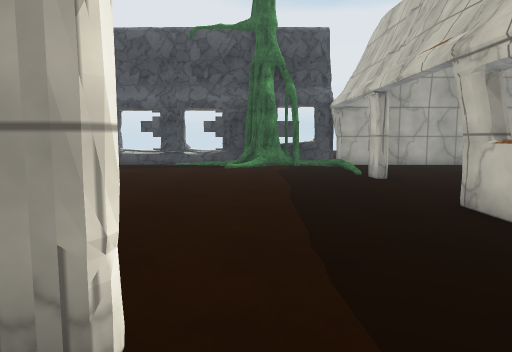
view 1 (above)

18 first-person views from a walk through a 3-D level made in the Unity game engine. The camera is 1.2 m above the floor, tilts 6° down and sees 70° across. The floor is counted in squares, 1 m on a side. Each view is taken from the middle of a square. On the plan, view 1 faces up. The plan holds only what a view shows up to about 15 squares ahead; the rest is blank. The place goes on beyond the plan. Surface patterns are stand-ins for the level's own textures.

view 2
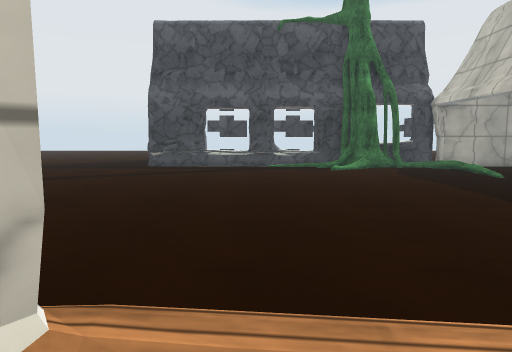

view 3
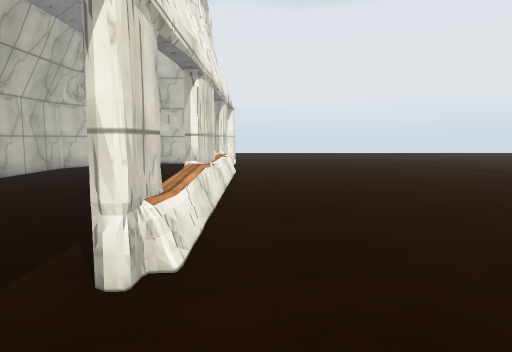

view 4
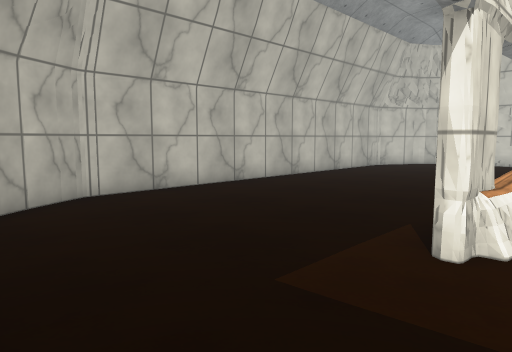

view 5
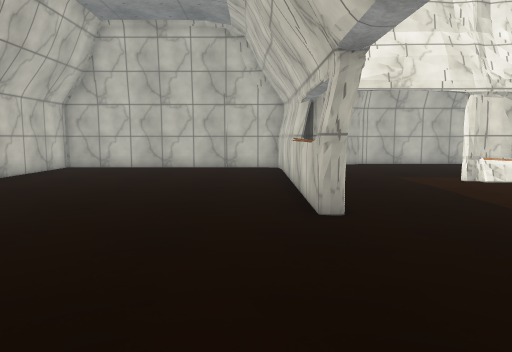

view 6
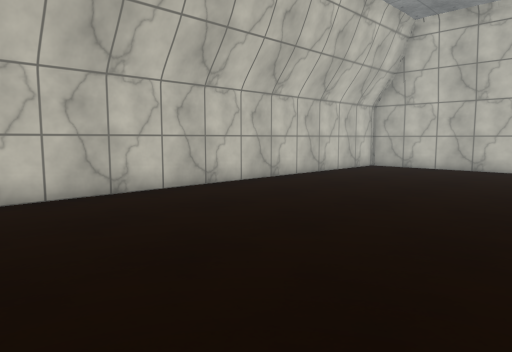

view 7
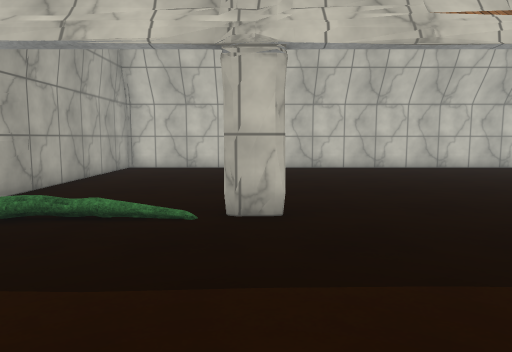

view 8
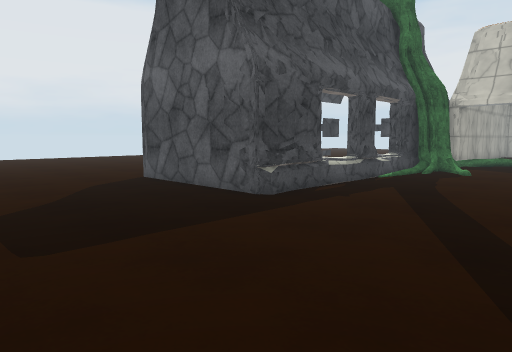

view 9
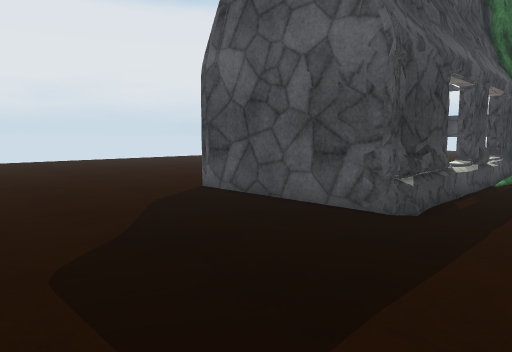

view 10
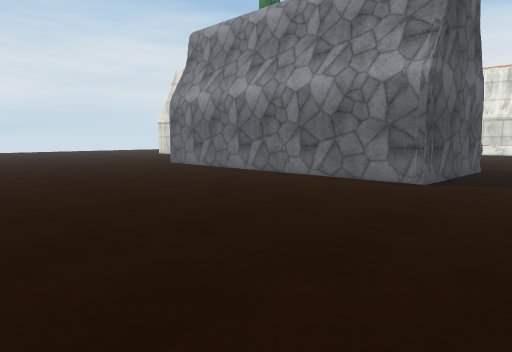

view 11
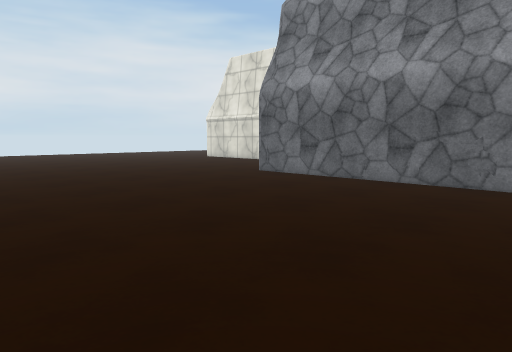

view 12
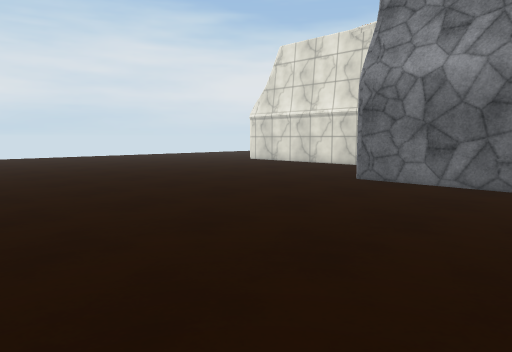

view 13
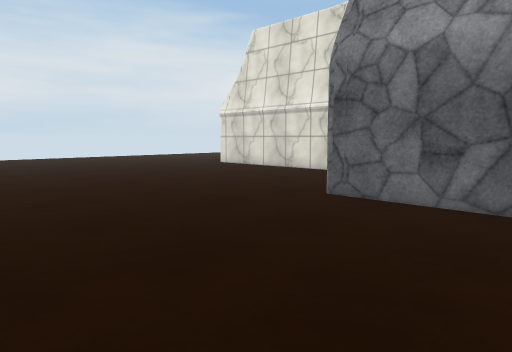

view 14
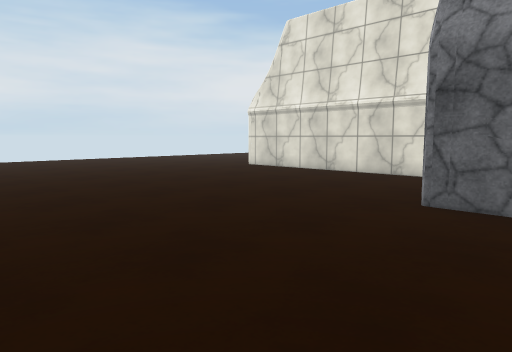

view 15
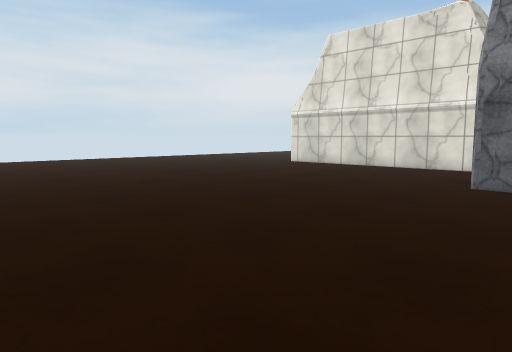

view 16
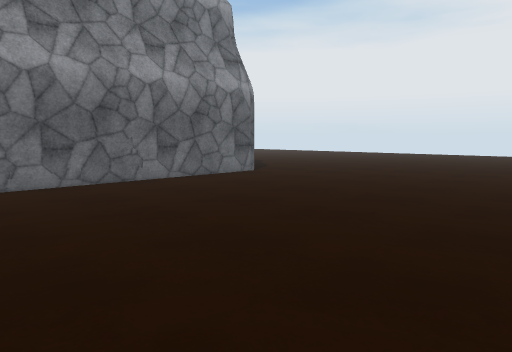

view 17
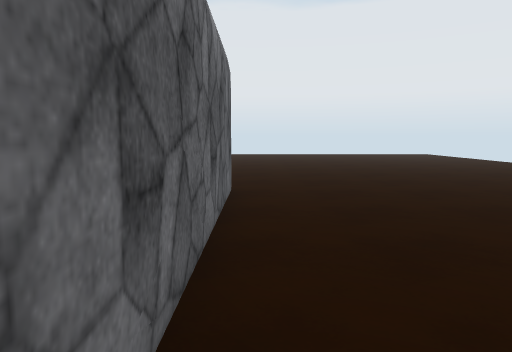

view 18
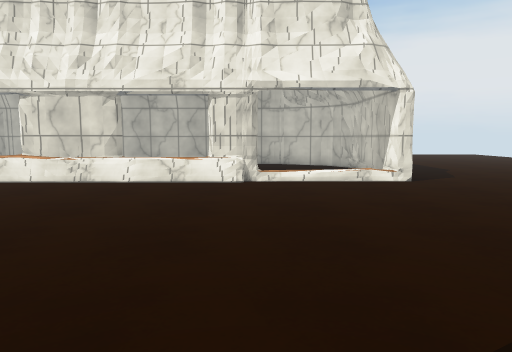

### Floor plan
Points are (right, up) in squares from view 1. A wall is a line through its corners. A room is listed if a view was taken in it or the views show most of it. See-through windows are left out.
Room 1 (views 1, 2, 3, 4, 5, 6, 7, 8, 9, 10, 11, 12, 13, 14, 15, 16, 17, 18)
walls: (-0.7, 16.1) (-1.4, 16.1); (-0.8, 16.5) (-2.5, 16.4); (-2.5, 16.2) (-8.5, 16.5); (-3.4, 16.6) (-8.5, 16.3); (-3.7, 16.4) (-4.3, 16.5); (-3.9, 16.3) (-4.3, 16.4); (-6.1, 16.5) (-6.8, 16.4); (3.6, 10.6) (3.6, 11.4); (4.6, 16.5) (11, 16.5); (-8.5, 16.2) (-8.6, 16.8); (-8.5, 16.2) (-8.5, 21.4) (3.5, 21.4); (4, 6.4) (4, -1.7); (3.7, 5.5) (3.6, 6); (3.6, 5) (3.6, 6.5); (-1.2, 2) (-0.7, 1.9); (-2.1, 1.9) (-1.6, 2); (3.7, 2.4) (3.9, 1.7); (3.4, 2) (3.4, 1.2); (-7.3, 2) (-6.8, 2); (12.6, 12.2) (12.6, 16.1) (3.6, 16.1); (-10.7, 2.1) (-9.8, 1.9); (-11.2, 2) (-0.7, 2); (4, -1.8) (4.1, -2.5) (4.7, -2.7); (4.6, -2.7) (12.6, -2.7) (12.6, 10.8); (1.4, -4) (1.9, -3.7); (-13.1, -4.1) (-12.1, -4.6) (0.3, -4.6) (1.5, -3.9)
low walls: (-1.5, 16.1) (-2.1, 16.2); (-2.6, 16.1) (-3.4, 16.1); (-1.6, 16.6) (-2.4, 16.6); (-4.6, 16.1) (-5.2, 16.1); (-6.1, 16.3) (-6.7, 16.4); (-7.8, 16.3) (-8.5, 16.2); (-1.3, 2.1) (-0.8, 1.9); (-10.6, 2.3) (-1, 2.2); (-11.1, 2) (-10.7, 2.1)
ways out: gap at (-11, 2); gap at (-2, 2)
objects: tree (0, 15) to (0, 16); tree (2, 16)

Where each view was taken, in squares from view 1:
view 1: 0 up, 0 right, facing up
view 2: 1 up, 4 left, facing up
view 3: 3 up, 2 right, facing left
view 4: 3 up, 3 right, facing down-left
view 5: 12 up, 5 right, facing down
view 6: 12 up, 5 right, facing down-right
view 7: 11 up, 2 left, facing right
view 8: 11 up, 14 left, facing up-right
view 9: 14 up, 14 left, facing up-right
view 10: 31 up, 12 left, facing down-right
view 11: 31 up, 6 left, facing down-right
view 12: 31 up, 2 left, facing down-right
view 13: 28 up, 1 left, facing down-right
view 14: 28 up, 1 right, facing down-right
view 15: 31 up, 1 right, facing down-right
view 16: 31 up, 1 right, facing down-left
view 17: 22 up, 0 right, facing left
view 18: 12 up, 11 left, facing down
